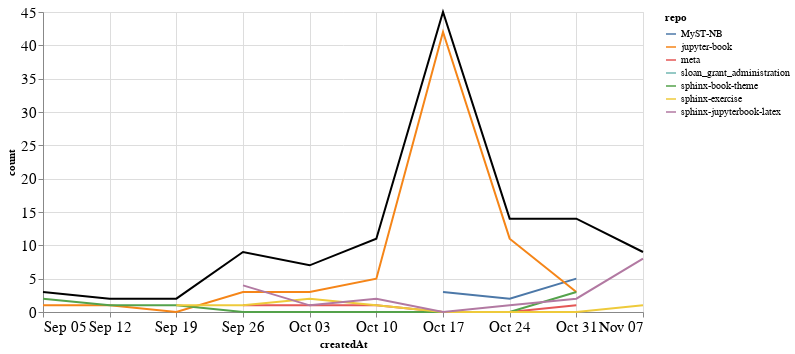

Notebook code for this chart:
### Markdown cell above
### Comments

### Code cell
comments_time = comments.groupby('repo').resample('W', on='createdAt').count()['author'].reset_index()
comments_time = comments_time.rename(columns={'author': 'count'})
comments_time_total = comments_time.groupby('createdAt').agg({"count": "sum"}).reset_index()
ch1 = alt.Chart(comments_time, width=600).mark_line().encode(
    x='createdAt',
    y='count',
    color='repo',
    tooltip="repo"
)

ch2 = alt.Chart(comments_time_total, width=600).mark_line(color="black").encode(
    x='createdAt',
    y='count',
)

ch1 + ch2

### Figure 1 — Vega-Lite specification as saved in the notebook (floating-point values rounded to 4 significant figures)
{"config": {"axisLeft": {"labelFontSize": 15}, "axisBottom": {"labelFontSize": 15}}, "layer": [{"data": {"name": "data-0a6303b4efc6c7731c434ed2d063d4e4"}, "mark": "line", "encoding": {"color": {"type": "nominal", "field": "repo"}, "tooltip": {"type": "nominal", "field": "repo"}, "x": {"type": "temporal", "field": "createdAt"}, "y": {"type": "quantitative", "field": "count"}}, "width": 600}, {"data": {"name": "data-e33dc33e9d3df382769fa8b67530dbd0"}, "mark": {"type": "line", "color": "black"}, "encoding": {"x": {"type": "temporal", "field": "createdAt"}, "y": {"type": "quantitative", "field": "count"}}, "width": 600}], "$schema": "https://vega.github.io/schema/vega-lite/v4.8.1.json", "datasets": {"data-0a6303b4efc6c7731c434ed2d063d4e4": [{"repo": "MyST-NB", "createdAt": "2021-10-17T00:00:00", "count": 3}, {"repo": "MyST-NB", "createdAt": "2021-10-24T00:00:00", "count": 2}, {"repo": "MyST-NB", "createdAt": "2021-10-31T00:00:00", "count": 5}, {"repo": "jupyter-book", "createdAt": "2021-09-05T00:00:00", "count": 1}, {"repo": "jupyter-book", "createdAt": "2021-09-12T00:00:00", "count": 1}, {"repo": "jupyter-book", "createdAt": "2021-09-19T00:00:00", "count": 0}, {"repo": "jupyter-book", "createdAt": "2021-09-26T00:00:00", "count": 3}, {"repo": "jupyter-book", "createdAt": "2021-10-03T00:00:00", "count": 3}, {"repo": "jupyter-book", "createdAt": "2021-10-10T00:00:00", "count": 5}, {"repo": "jupyter-book", "createdAt": "2021-10-17T00:00:00", "count": 42}, {"repo": "jupyter-book", "createdAt": "2021-10-24T00:00:00", "count": 11}, {"repo": "jupyter-book", "createdAt": "2021-10-31T00:00:00", "count": 3}, {"repo": "meta", "createdAt": "2021-09-26T00:00:00", "count": 1}, {"repo": "meta", "createdAt": "2021-10-03T00:00:00", "count": 1}, {"repo": "meta", "createdAt": "2021-10-10T00:00:00", "count": 1}, {"repo": "meta", "createdAt": "2021-10-17T00:00:00", "count": 0}, {"repo": "meta", "createdAt": "2021-10-24T00:00:00", "count": 0}, {"repo": "meta", "createdAt": "2021-10-31T00:00:00", "count": 1}, {"repo": "sloan_grant_administration", "createdAt": "2021-10-10T00:00:00", "count": 2}, {"repo": "sphinx-book-theme", "createdAt": "2021-09-05T00:00:00", "count": 2}, {"repo": "sphinx-book-theme", "createdAt": "2021-09-12T00:00:00", "count": 1}, {"repo": "sphinx-book-theme", "createdAt": "2021-09-19T00:00:00", "count": 1}, {"repo": "sphinx-book-theme", "createdAt": "2021-09-26T00:00:00", "count": 0}, {"repo": "sphinx-book-theme", "createdAt": "2021-10-03T00:00:00", "count": 0}, {"repo": "sphinx-book-theme", "createdAt": "2021-10-10T00:00:00", "count": 0}, {"repo": "sphinx-book-theme", "createdAt": "2021-10-17T00:00:00", "count": 0}, {"repo": "sphinx-book-theme", "createdAt": "2021-10-24T00:00:00", "count": 0}, {"repo": "sphinx-book-theme", "createdAt": "2021-10-31T00:00:00", "count": 3}, {"repo": "sphinx-exercise", "createdAt": "2021-09-19T00:00:00", "count": 1}, {"repo": "sphinx-exercise", "createdAt": "2021-09-26T00:00:00", "count": 1}, {"repo": "sphinx-exercise", "createdAt": "2021-10-03T00:00:00", "count": 2}, {"repo": "sphinx-exercise", "createdAt": "2021-10-10T00:00:00", "count": 1}, {"repo": "sphinx-exercise", "createdAt": "2021-10-17T00:00:00", "count": 0}, {"repo": "sphinx-exercise", "createdAt": "2021-10-24T00:00:00", "count": 0}, {"repo": "sphinx-exercise", "createdAt": "2021-10-31T00:00:00", "count": 0}, {"repo": "sphinx-exercise", "createdAt": "2021-11-07T00:00:00", "count": 1}, {"repo": "sphinx-jupyterbook-latex", "createdAt": "2021-09-26T00:00:00", "count": 4}, {"repo": "sphinx-jupyterbook-latex", "createdAt": "2021-10-03T00:00:00", "count": 1}, {"repo": "sphinx-jupyterbook-latex", "createdAt": "2021-10-10T00:00:00", "count": 2}, {"repo": "sphinx-jupyterbook-latex", "createdAt": "2021-10-17T00:00:00", "count": 0}, {"repo": "sphinx-jupyterbook-latex", "createdAt": "2021-10-24T00:00:00", "count": 1}, {"repo": "sphinx-jupyterbook-latex", "createdAt": "2021-10-31T00:00:00", "count": 2}, {"repo": "sphinx-jupyterbook-latex", "createdAt": "2021-11-07T00:00:00", "count": 8}], "data-e33dc33e9d3df382769fa8b67530dbd0": [{"createdAt": "2021-09-05T00:00:00", "count": 3}, {"createdAt": "2021-09-12T00:00:00", "count": 2}, {"createdAt": "2021-09-19T00:00:00", "count": 2}, {"createdAt": "2021-09-26T00:00:00", "count": 9}, {"createdAt": "2021-10-03T00:00:00", "count": 7}, {"createdAt": "2021-10-10T00:00:00", "count": 11}, {"createdAt": "2021-10-17T00:00:00", "count": 45}, {"createdAt": "2021-10-24T00:00:00", "count": 14}, {"createdAt": "2021-10-31T00:00:00", "count": 14}, {"createdAt": "2021-11-07T00:00:00", "count": 9}]}}
